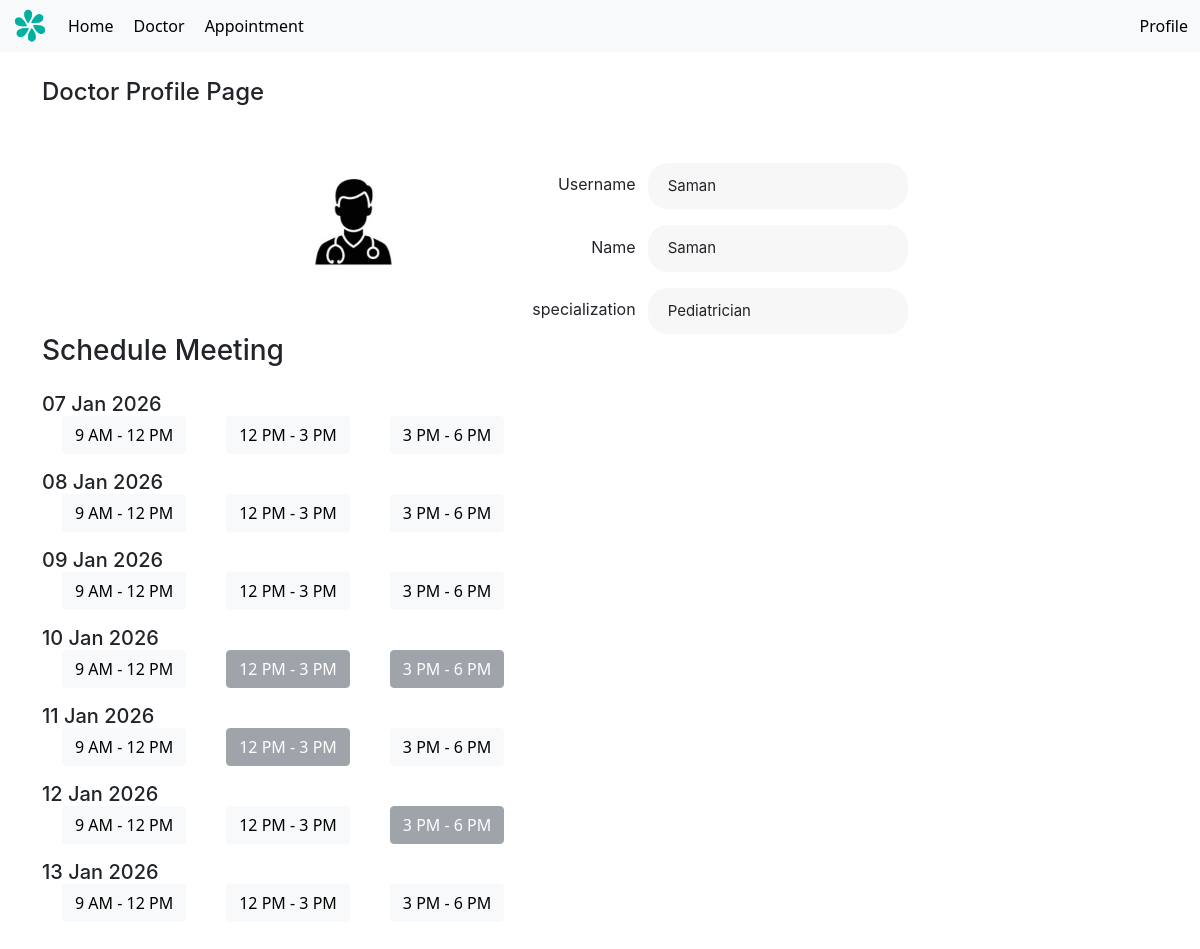
/doctor/4 (signed in), run on the app's committed database.
### models.py (models this page shows, shortened)
class doctor(UserMixin, db.Model):
    id = db.Column(db.Integer, primary_key=True)
    username = db.Column(db.String(100), unique=True, nullable=False)
    password = db.Column(db.String(200), nullable=False)
    name = db.Column(db.String(100), nullable=False)
    specialization = db.Column(db.String(100), nullable=False)
    availability = db.Column(db.Date, nullable=True)
    timeSlots = db.relationship('timeSlot', back_populates='doctor', lazy=True)
    appointments = db.relationship('appointment', back_populates='doctor', lazy=True)
    is_admin = db.Column(db.Boolean, default=False)
    is_doctor = db.Column(db.Boolean, default=True)

### app.py (the view, shortened to what this page needs)
@app.route('/doctor/<int:doctor_id>', methods=['GET', 'POST'])
@login_required
def doctor_profile(doctor_id):
    doc = doctor.query.get_or_404(doctor_id)
    form = AppointmentForm()
    today = date.today()
    days = [today + timedelta(days=i) for i in range(7)]
    slot_map = {
        "9 AM - 12 PM": "9 AM - 12 PM",
        "12 PM - 3 PM": "12 PM - 3 PM",
        "3 PM - 6 PM": "3 PM - 6 PM"
    }
    availability = {}
    for day in days:
        availability[day] = {}
        for slot_key in slot_map.keys():
            booked = appointment.query.filter(
                appointment.doctor_id == doctor_id,
                appointment.appointment_date == day,
                appointment.slot == slot_key,
            ).first()
            availability[day][slot_key] = (booked is None)
    return render_template(
        'profile_page_d.html',
        doc=doc,
        form=form,
        days=days,
        slot_map=slot_map,
        availability=availability
    )

### app.py (called while the page is built)
@login_manager.user_loader
def load_user(user_id):
    user_type = session.get("user_type")
    if user_type == "doctor":
        return doctor.query.get(int(user_id))
    return patient.query.get(int(user_id))

@app.context_processor
def inject_user():
    return dict(current_user=current_user, request = request)

### templates/profile_page_d.html (shortened to what this page needs)
{% extends 'layout.html' %}
{% block content %}
<h1>Doctor Profile Page</h1>
<div class="flex-column gap-16p" style="align-items: center;">
<div class="flex-column mx-auto gap-16p mt-5" style = "align-items: center; display: flex">
<div class="flex-row gap-120p">
    <div class="profile-container d-flex flex-column align-items-center" style="width: 50%; border-radius: 100px; overflow: clip; align-items: center">
    <img src="{{ url_for('static', filename='images/doctor_avatar.jpg') }}" alt="Doctor Avatar" class="avatar-img mb-3" style="width: 120px; border-radius: 300px; ">
    </div>
    <div class="profile-details flex-column gap-16p">
        <div class="flex-row gap-12p" style="align-items: center; justify-content: flex-end">
            <div class="profile-label">Username</div>
            <div class="profile-field">{{ doc.username }}</div>
        </div>
        <div class="flex-row gap-12p" style="align-items: center; justify-content: flex-end">
            <div class="profile-label">Name</div>
            <div class="profile-field">{{ doc.name }}</div>
        </div>
        <div class="flex-row gap-12p" style="align-items: center; justify-content: flex-end">
            <div class="profile-label">specialization</div>
            <div class="profile-field">{{ doc.specialization }}</div>
        </div>
    </div>
</div>
</div>
</div>
<h3 class="mb-4">Schedule Meeting</h3>
<form method="POST" id="bookingForm">
    {% for day in days %}
        <div class="mb-3">
            <h5 class="mb-0">{{ day.strftime('%d %b %Y') }}</h5>
            <div class="d-flex gap-2p flex-wrap" style="justify-content: flex-start; margin-left: 20px; gap: 40px;">
                {% for slot_key, slot_label in slot_map.items() %}
                {% set free = availability[day][slot_key] %}
                <button
                    type="button"
                    class="slot-btn btn
                        {% if free %}btn-light{% else %}btn-secondary{% endif %}"
                    data-date="{{ day }}"
                    data-slot="{{ slot_key }}"
                    {% if not free %}disabled{% endif %}
                >
                    {{ slot_label }}
                </button>
                {% endfor %}
            </div>
        </div>
    {% endfor %}
</form>
{% endblock %}

### static/styles.css (style rules this page uses)
.d-flex { display: flex; align-items: center; justify-content: space-between; }
.flex-column { display: flex; flex-direction: column; }
.flex-row { display: flex; flex-direction: row; }
.gap-12p { gap: 12px !important; }
.gap-16p { gap: 16px !important; }
.gap-120p { gap: 120px !important; }
h1, h2, h3, h4, h5, h6 { font-family: "inter", sans-serif; }
h1 { font-size: 24px !important; font-weight: 700; }
.profile-container { width: 50%; flex-wrap: nowrap }
.profile-field { background-color: #F7F7F7; border-radius: 20px; padding: 12px 20px; width: 260px; font-size: 15px; font-family: "inter", sans-serif; }
.profile-label { font-weight: 400; margin-bottom: 4px; font-family: "inter", sans-serif; }

### data on the page
doctor: username "Saman", name "Saman", specialization "Pediatrician"

### other printed values
{{ day.strftime('%d %b %Y') }} "07 Jan 2026" "08 Jan 2026" "09 Jan 2026" "10 Jan 2026" "11 Jan 2026" "12 Jan 2026" "13 Jan 2026"
{{ slot_label }} "9 AM - 12 PM" "12 PM - 3 PM" "3 PM - 6 PM" "9 AM - 12 PM" "12 PM - 3 PM" "3 PM - 6 PM" "9 AM - 12 PM" "12 PM - 3 PM" "3 PM - 6 PM" "9 AM - 12 PM" "12 PM - 3 PM" "3 PM - 6 PM" "9 AM - 12 PM" "12 PM - 3 PM" "3 PM - 6 PM" "9 AM - 12 PM" "12 PM - 3 PM" "3 PM - 6 PM" "9 AM - 12 PM" "12 PM - 3 PM" "3 PM - 6 PM"
